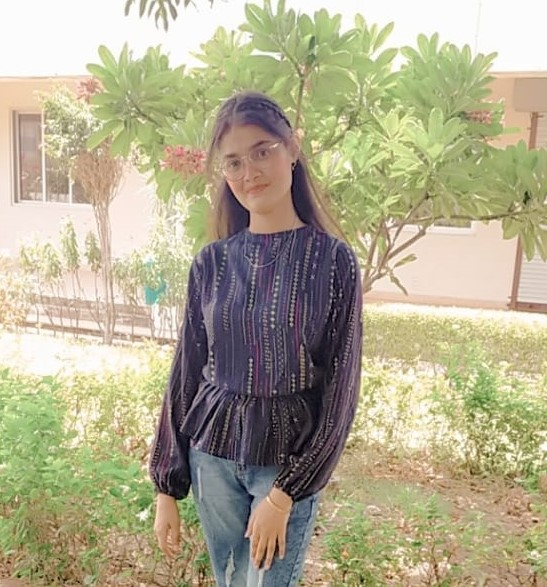
#> input picture Pic.jpeg, 547 x 587 px
$ python cartoon.py
#> lines starting #> are read from the running program, lines starting #| are printed output that depends on the picture; after the words box and inside, x2 and y2 are one past the last pixel; in counts of white or black regions, pixels touching at a corner belong together
import cv2
import numpy as np
from tkinter.filedialog import *

photo = askopenfilename()
#> the answer given: Pic.jpeg
image = cv2.imread(photo)
#> image is the input picture: shape (587, 547, 3); mean B, G, R 143.2, 171.3, 177.3
grey = cv2.cvtColor(image, cv2.COLOR_BGR2GRAY)
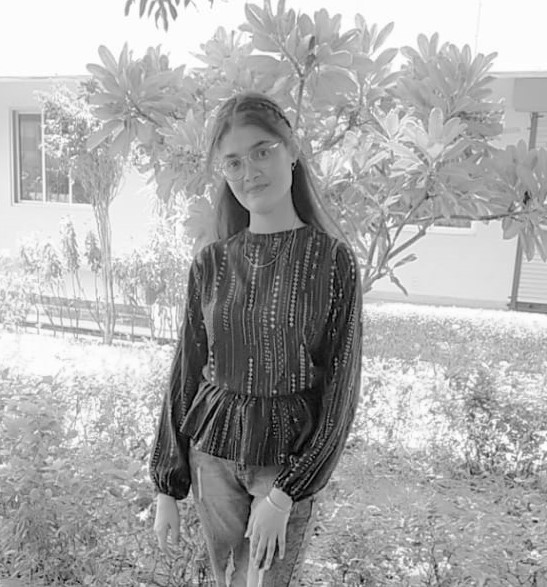
#> grey: shape (587, 547); min 0, max 255, mean 169.9
grey = cv2.medianBlur(grey, 5)
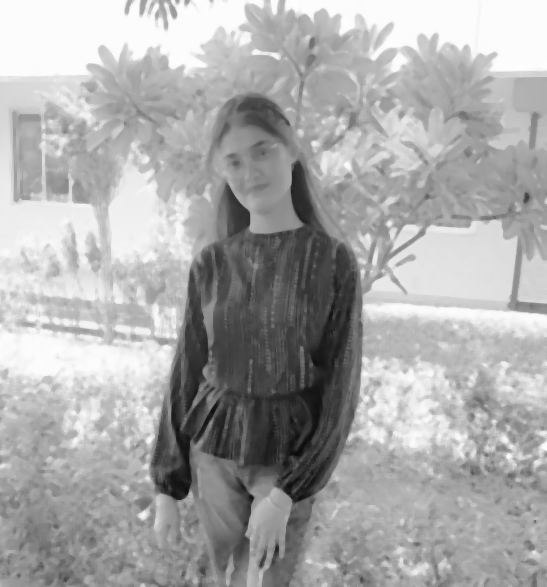
#> grey: shape (587, 547); min 10, max 254, mean 169.8
edges = cv2.adaptiveThreshold(grey, 255, cv2.ADAPTIVE_THRESH_MEAN_C, cv2.THRESH_BINARY, 9, 9)
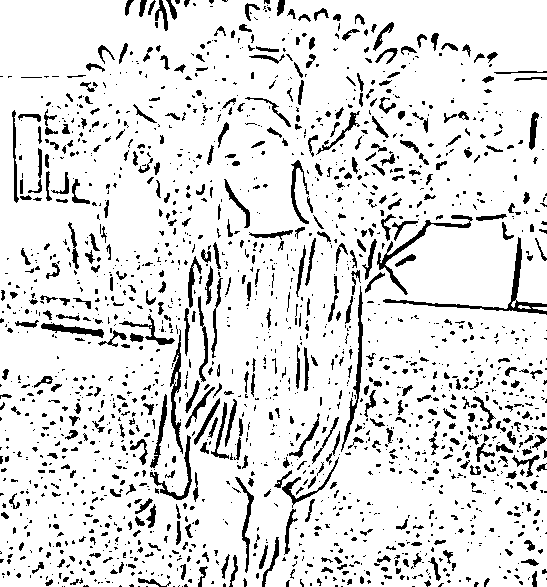
#> edges: shape (587, 547); 87.7% white; 1870 black regions (1376 under 20 px), largest, box (x1, y1, x2, y2) and area: (383, 237, 547, 315) 994, (377, 215, 473, 295) 735, (341, 286, 363, 452) 605

color = cv2.bilateralFilter(image, 9, 350, 350)
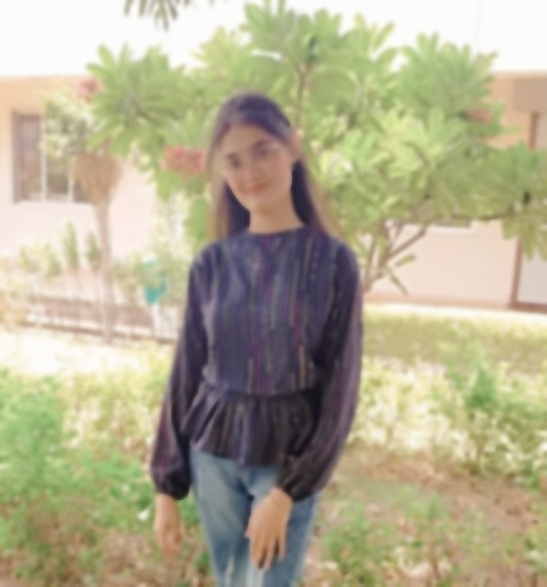
#> color: shape (587, 547, 3); mean B, G, R 143.2, 171.3, 177.3
final = cv2.bitwise_and(color, color, mask = edges)
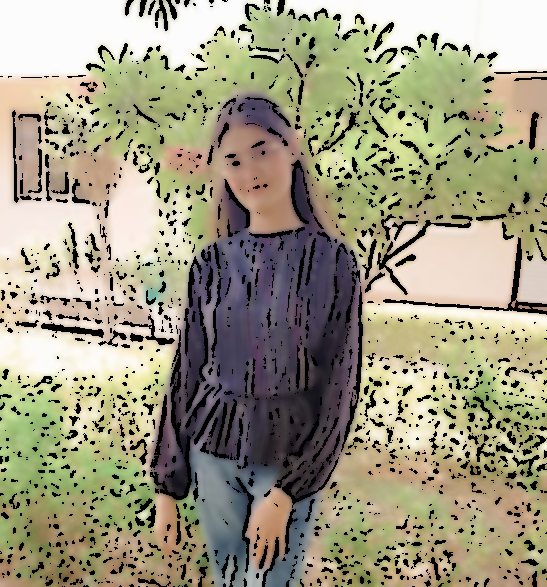
#> final: shape (587, 547, 3); mean B, G, R 128.4, 153.3, 158.4
cv2.imshow("original image", image)
cv2.imshow("cartoon image", final)
cv2.waitKey(0)
